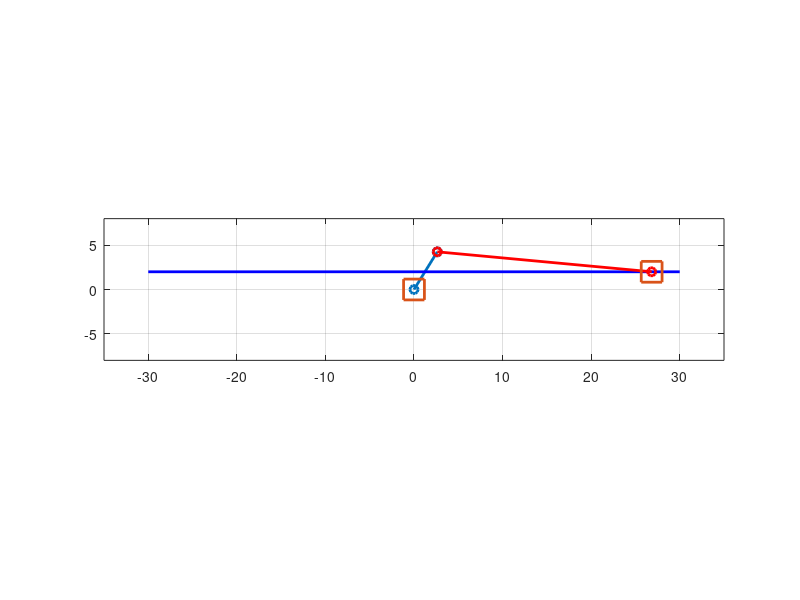

Write the MATLAB code that produced this figure.
clc; clearvars;
l2 = 5; l3 = 25;
e = 2;

for t = 0:0.01:1
    omega2 = pi/4; omega2 = rad2deg(omega2);
    th2 = omega2*t;
    
    th31 = + (acos((1/l3)*sqrt((l3)^2-(e+l2*sin(th2))^2)));
    th32 = - (acos((1/l3)*sqrt((l3)^2-(e+l2*sin(th2))^2))+pi);
    
    xa = l2*cos(th2); ya = l2*sin(th2);
    
    plot([0 xa],[0 ya],'o-','linewidth',2); hold on;
    
    plot([-(l2+l3) (l2+l3)],[e e],'b-','linewidth',2); hold on;
    
    
    plot([xa l2*cos(th2)+l3*cos(th31)],[ya e],'ro-','linewidth',2); 
    hold on
    plot([0 l2*cos(th2)+l3*cos(th31)],[0 e],'s','linewidth',2,'MarkerSize',15);
    hold off;
    
    grid on
    
    axis(gca,'equal')
    axis([-(l2+l3+5) (l2+l3+5) -8 8]);
    pause(0.1);
    
end
    